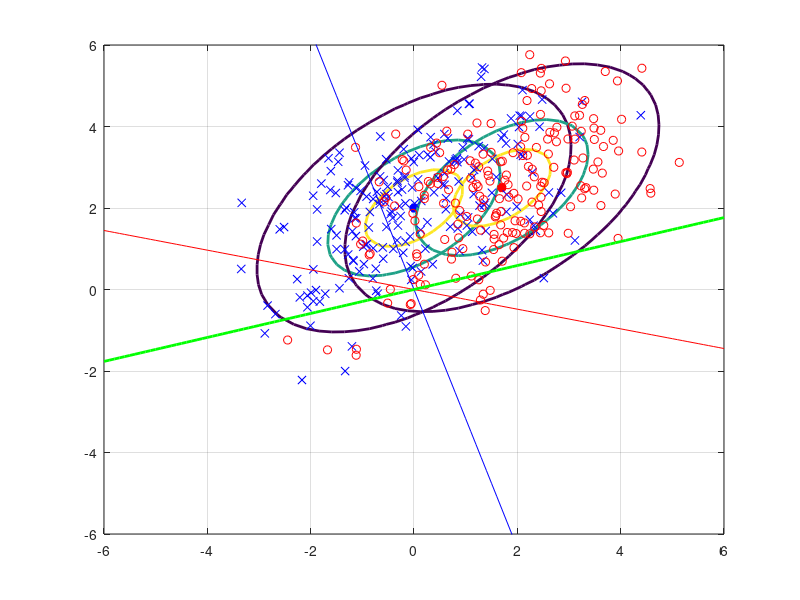

MATLAB code to generate this figure: (Note: this script raises an error after producing the figure.)
C1 = [2,1;1,2];
C2 = [2,1;1,2];
m1 = [0;2];
m2 = [1.7;2.5];

numGrid = 50;
xRange = linspace(-6.0, 6.0, numGrid);
yRange = linspace(-6.0, 6.0, numGrid);
P1 = zeros(numGrid, numGrid);
P2 = P1;
for i = 1:numGrid
    for j = 1:numGrid
        x = [yRange(j) xRange(i)]';
        P1(i,j) = mvnpdf(x', m1', C1);
        P2(i,j) = mvnpdf(x', m2', C2);
    end
end
Pmax = max(max([P1 P2]));
figure(1),clf,
contour(xRange, yRange, P1, [0.1*Pmax 0.5*Pmax 0.8*Pmax], 'LineWidth', 2);
hold on;
plot(m1(1),m1(2), 'b*', 'LineWidth', 4);
contour(xRange, yRange, P2, [0.1*Pmax 0.5*Pmax 0.8*Pmax], 'LineWidth', 2);
plot(m2(1),m2(2), 'r*', 'LineWidth', 4);

N = 200;
X1 = mvnrnd(m1, C1, N);
X2 = mvnrnd(m2, C2, N);
plot(X1(:,1),X1(:,2),'bx',X2(:,1),X2(:,2),'ro');grid on;

wF = inv(C1+C2)*(m1-m2);
xx = -6:0.1:6;
yy = xx*wF(2)/wF(1);

wr = zeros(2,1);
wr(1) = rand(1)*2 - 1;wr(2) = rand(1)*2 - 1;
xr = -6:0.1:6;
yr = xr*wr(2)/wr(1);

wC = zeros(2,1);
wC(1) = m2(1)-m1(1); wC(2) = m2(2)-m1(2);
xc = -6:0.1:6;
yc = xc*wC(2)/wC(1);

plot(xx,yy,'r',xr,yr,'b', xc,yc,'g','LineWidth', 2);
rocResolution = 50;

[ROC, acc] = lab3f1(N,X1,X2,wF,rocResolution);
[ROCr, accr] = lab3f1(N,X1,X2,wr,rocResolution);
[ROCC, accC] = lab3f1(N,X1,X2,wC,rocResolution);

figure(3), clf,
plot(ROC(:,1), ROC(:,2), 'r', 'LineWidth', 2);
axis([0 100 0 100]);
grid on, hold on
plot(0:100, 0:100, 'b-');
grid on, hold on
plot(ROCr(:,1), ROCr(:,2), 'b', 'LineWidth', 2);
grid on, hold on
plot(ROCC(:,1), ROCC(:,2), 'g', 'LineWidth', 2);
xlabel('False Positive', 'FontSize', 16);
ylabel('True Positive', 'FontSize', 16);
title('Receiver Operating Characteristic Curve', 'FontSize', 20);


ax = linspace(1,rocResolution,rocResolution);
figure(4), clf,
plot(ax, acc, 'r', 'LineWidth', 2);
grid on, hold on
plot(ax, accr, 'b', 'LineWidth', 2);
grid on, hold on
plot(ax, accC, 'g', 'LineWidth', 2);
xlabel('Threshold', 'FontSize', 16);
ylabel('ACC', 'FontSize', 16);
title('ACC in 3 models', 'FontSize', 20);

auc = abs(trapz(ROC(:,1),ROC(:,2))/10000);
aucr = abs(trapz(ROCr(:,1),ROCr(:,2))/10000);
aucC = abs(trapz(ROCC(:,1),ROCC(:,2))/10000);
disp([auc aucr aucC]);
% knn
X = [X1;X2];
N1 = size(X1,1);
N2 = size(X2,1);
y = [ones(N1,1); -1*ones(N2,1)];
d = zeros(N1+N2-1,1);
nCorrect = 0;
k = 7;
for jtst = 1:(N1+N2)
    xtst = X(jtst,:);
    ytst = y(jtst);
    
    jtrn = setdiff(1:N1+N2, jtst);
    Xtrn = X(jtrn,:);
    ytrn = y(jtrn,1);
    x1max = max(Xtrn(:,1));
    x2max = max(Xtrn(:,2));
    x1min = min(Xtrn(:,1));
    x2min = min(Xtrn(:,2));
    
    for i = 1:(N1+N2-1)
        d(i) = (((Xtrn(i,1)-xtst(1))/(x1max-x1min))^2+((Xtrn(i,2)-xtst(2))/(x2max-x2min))^2)^(1/2);
    end
    dc = sort(d);
    i = 0;
    j = 0;
    p = 0; ne = 0;
    while (i<k)
        for j = 1 : (N1+N2)
            if (dc(i+1) == d(j))
                if (y(j)>0)
                    p = p + 1; i = i + 1;break;
                elseif y(j)<0
                    ne = ne + 1; i = i + 1;break;
                end
            end
        end
    end
    if p>ne
        ytrm = 1;
    else
        ytrm = -1;
    end
    
    if(ytrm*ytst>0)
        nCorrect = nCorrect + 1;
    end
end

pCorrect = nCorrect*100/(N1+N2);
%1 1NN
N1 = size(X1,1);
N2 = size(X2,1);
y = [ones(N1,1); -1*ones(N2,1)];
d = zeros(N1+N2-1,1);
nCorrect1 = 0;
for jtst = 1:(N1+N2)
    xtst = X(jtst,:);
    ytst = y(jtst);
    
    jtr = setdiff(1:N1+N2, jtst);
    Xtr = X(jtr,:);
    ytr = y(jtr,1);
    
    for i = 1:(N1+N2-1)
        d(i) = norm(Xtr(i,:)-xtst);
    end
    
    [imin] = find(d == min(d));
    
    if(ytr(imin(1))*ytst>0)
        nCorrect1 = nCorrect1 + 1;
    end
end

pCorrect1 = nCorrect1*100/(N1+N2);

%me k-mean
s1 = zeros(1,2); s2 = zeros(1,2);
s1(1) = (rand(1)*2 - 1);s1(2) = (rand(1)*2 - 1)+2;
s2(1) = 0.25*(rand(1)*2 - 1)+1.75;s2(2) = 0.5*(rand(1)*2 - 1)+2.5;

% s1(1) = 0.5*(rand(1)*2 - 1);s1(2) = 2+0.5*(rand(1)*2 - 1);
% s2(1) = 1.7+0.5*(rand(1)*2 - 1);s2(2) = 2.5+0.5*(rand(1)*2 - 1);

se1 = s1; se2 = s2;
XE1 = zeros(N1+N2,2);XE2 = zeros(N1+N2,2);
ye = [ones(N1,1); -1*ones(N2,1)];
i1 = 1; i2 = 1;
opop = 0;
ea = 0.0001;
nCorrectme = 0;
De1 = 0; De2 = 0;
while opop<5000
    Dep1 = De1; Dep2 = De2;
    De1 = 0; De2 = 0;
    for j = 1:N1+N2
        de1 = norm(X(j,:)-se1);
        de2 = norm(X(j,:)-se2);
        if de1<de2
            XE1(i1,:) = X(j,:); De1 = De1 + de1; i1 = i1 + 1;ye(j) = 1;
        else
            XE2(i2,:) = X(j,:); De2 = De2 + de2; i2 = i2 + 1;ye(j) = -1;
        end
    end
    NE1 = i1; NE2 = i2;
    sep1 = se1; sep2 = se2;
    se1(1) = sum(XE1(1:i1,1))/i1;se1(2) = sum(XE1(1:i1,2))/i1;
    se2(1) = sum(XE2(1:i2,1))/i2;se2(2) = sum(XE2(1:i2,2))/i2;
%     disp([sep1 sep2]);
    klj1 = De1-Dep1;klj2 = De2-Dep2;
%     disp([klj1 klj2]);
%     disp([De1 De2]);
%     if(abs(sep1(1)-se1(1))<ea)&&(abs(sep1(2)-se1(2))<ea)
%         if(abs(sep2(1)-se2(1))<ea)&&(abs(sep2(2)-se2(2))<ea)
%             break;
%         end
%     end
    i1 = 1; i2 = 1;
    XE1 = zeros(N1+N2,2);XE2 = zeros(N1+N2,2);
    opop = opop+1;
end
for j = 1:N1+N2
    if ye(j)*y(j)>0
        nCorrectme = nCorrectme+1;
    end
end
pCorrectme = nCorrectme*100/(N1+N2);

%mm mahal
y = [ones(N1,1); -1*ones(N2,1)];
ym = [ones(N1,1); -1*ones(N2,1)];
nCorrectmm = 0;
for jtst = 1:(N1+N2)
    xtst = X(jtst,:);
    ytst = y(jtst);
    
    for i = 1:(N1+N2-1)
        dm1 = mahal(xtst,X1);
        dm2 = mahal(xtst,X2);
        if dm1<dm2
            ym(i) = 1;
        else
            ym(i) = -1;
        end
    end
    
    if(ym(jtst)*ytst>0)
        nCorrectmm = nCorrectmm + 1;
    end
end

pCorrectmm = nCorrectmm*100/(N1+N2);

disp([ '   1NN','         mahal', '      kNN','      kmean', '      Fisher']);
disp([ pCorrect1 pCorrectmm pCorrect pCorrectme max(acc)]);
disp([se1 se2]);
disp([De1 De2]);
figure(1),
plot(se1, se2, 'k*');
disp(opop);
